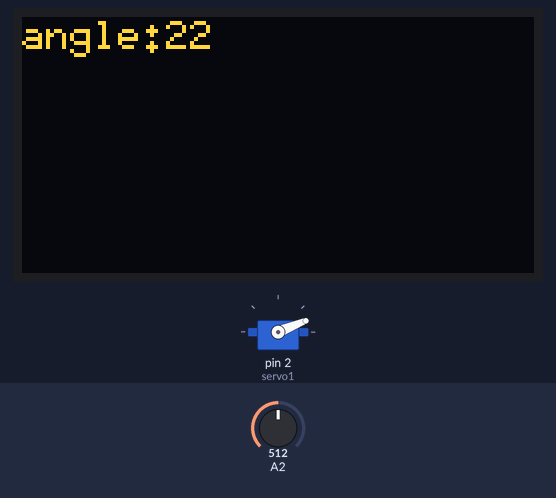
Bench run of a sketch on a simulated Arduino Uno, built with avr-gcc and run on an emulated ATmega328P. Parts: 128×64 one-colour display, servo. The test bench sets the inputs (shaded band); at power-on: A2 = 512. The OLED is the two-colour kind (top 16 rows yellow); what the sketch prints to the serial monitor is not drawn.

Above: at 1.2 s.
1.3 s: A2 set to 306
At 2.5 s:
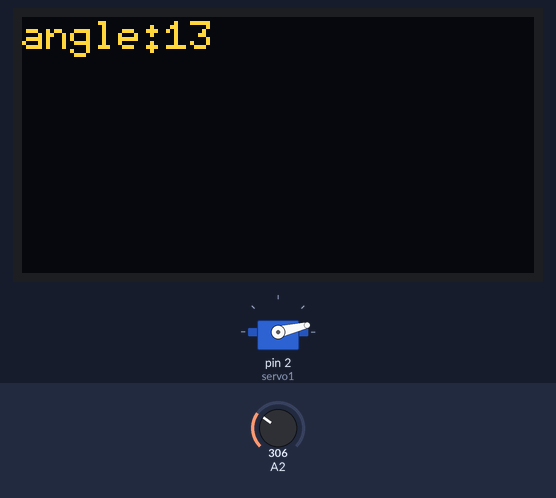
2.8 s: A2 set to 1023
At 3.7 s:
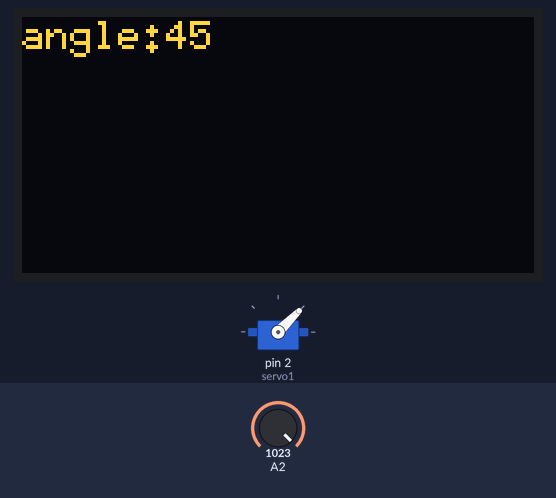
4.4 s: A2 set to 900
At 4.8 s:
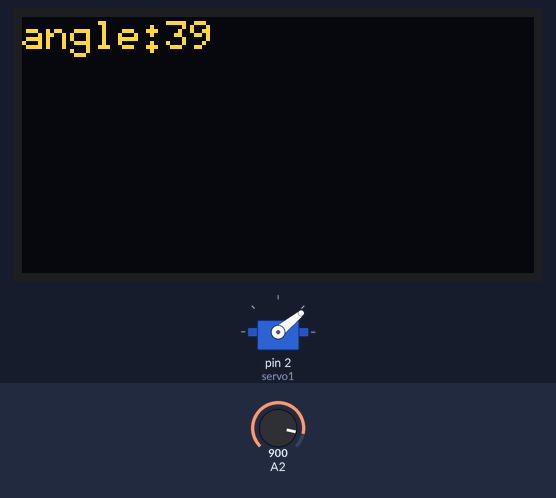
Timing chart, 0 to 7.4 s (numbered marks = the images above; inputs shaded):
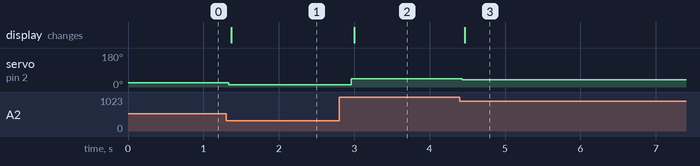

The sketch:

Servo_sButton.ino
```cpp
//Generated Date: Wed, 14 Oct 2026 08:51:18 GMT

int angle = 90;
#include <Servo.h>
#include "Wire.h"
#include "U8g2lib.h"

Servo servo1;
U8G2_SSD1306_128X64_NONAME_F_HW_I2C u8g2(U8G2_R0, /* reset=*/ U8X8_PIN_NONE);

void setup()
{
  u8g2.begin();
  u8g2.setFont(u8g2_font_6x10_tf);
  u8g2.setFontRefHeightExtendedText();
  u8g2.setDrawColor(1);
  u8g2.setFontPosTop();
  u8g2.setFontDirection(0);

  Serial.begin(9600);

  servo1.attach(2);
  servo1.write(angle);
}

void loop()
{
  angle = map(analogRead(16),0,4090,0,180);
  servo1.write(angle);
  Serial.println((String("馬達角度：")+String(angle)));
  u8g2.firstPage();
  do {
    u8g2.setCursor(0, 0);
    u8g2.print(String(String("angle:")+String(angle)).c_str());

    u8g2.sendBuffer();
  } while (u8g2.nextPage());
  delay(100);
}
```

Measured:
- after the input at 1.3 s, servo on pin 2 (servo1): 22° → 13° at once; the display: changes after 0.07 s (image 1)
- after the input at 2.8 s, servo on pin 2 (servo1): 13° → 45° after 0.16 s; the display: changes after 0.20 s (image 2)
- after the input at 4.4 s, servo on pin 2 (servo1): 45° → 39° at once; the display: changes after 0.07 s (image 3)
